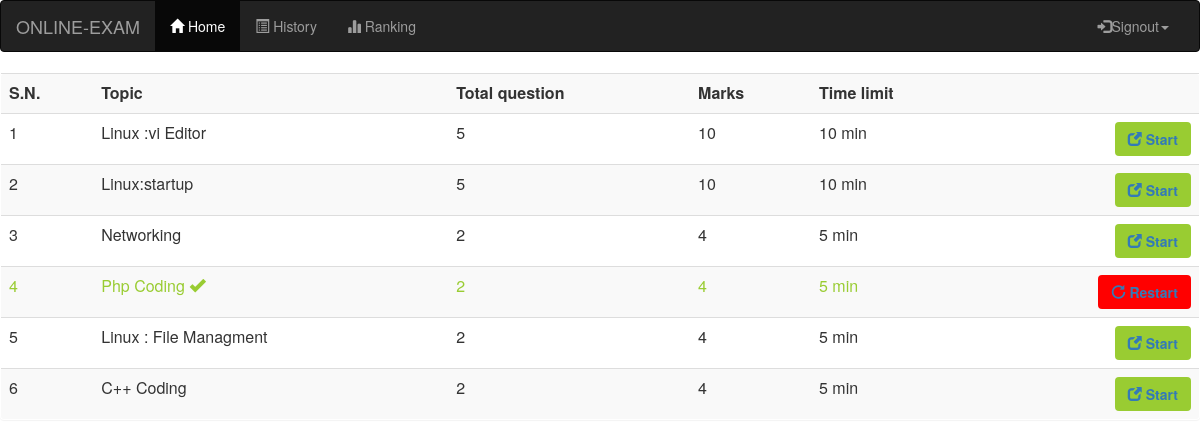
Screenshot of /landingpage.php?q=1 (signed in) with the database file from the repository.
### tables this page shows
CREATE TABLE `quiz` (
  `eid` text NOT NULL,
  `title` varchar(100) NOT NULL,
  `sahi` int(11) NOT NULL,
  `wrong` int(11) NOT NULL,
  `total` int(11) NOT NULL,
  `time` bigint(20) NOT NULL,
  `intro` text NOT NULL,
  `tag` varchar(100) NOT NULL,
  `date` timestamp NOT NULL DEFAULT CURRENT_TIMESTAMP ON UPDATE CURRENT_TIMESTAMP
);

### landingpage.php (the view, shortened to what this page needs)
<html>
<head>
    <link rel="stylesheet" href="https://maxcdn.bootstrapcdn.com/bootstrap/3.3.7/css/bootstrap.min.css">
</head>
<body>
    <?php
    include_once 'config.php';
    if (!(isset($_SESSION['email']))) {
        header("location:index.php");
    } else {
        $email = $_SESSION['email'];
    }
    ?>
    <div class="navbar navbar-inverse">
        <div class="container-fluid">
            <div class="row">
                <div class="col-lg-12">
                    <div class="navbar-header">
                        <a href="#" class="navbar-brand">ONLINE-EXAM</a>
                    </div>
                    <div class="navbar-collapse collapse" id="mobile_menu">
                        <ul class="nav navbar-nav">
                            <li <?php if (@$_GET['q'] == 1) echo 'class="active"'; ?>><a href="landingpage.php?q=1"><span class="glyphicon glyphicon-home" aria-hidden="true"></span>&nbsp;Home<span class="sr-only">(current)</span></a></li>
                            <li <?php if (@$_GET['q'] == 2) echo 'class="active"'; ?>><a href="landingpage.php?q=2"><span class="glyphicon glyphicon-list-alt" aria-hidden="true"></span>&nbsp;History</a></li>
                            <li <?php if (@$_GET['q'] == 3) echo 'class="active"'; ?>><a href="landingpage.php?q=3"><span class="glyphicon glyphicon-stats" aria-hidden="true"></span>&nbsp;Ranking</a></li>
                        </ul>
                        <ul class="nav navbar-nav navbar-right">
                            <li><a href="#" class="dropdown-toggle" data-toggle="dropdown"><span class="glyphicon glyphicon-log-in"></span>Signout<span class="caret"></span></a>
                            </li>
                        </ul>
                    </div>
                </div>
            </div>
        </div>
    </div>
    <?php if (@$_GET['q'] == 1) {
        $result = mysqli_query($con, "SELECT * FROM quiz ORDER BY date DESC") or die('Error');
        echo  '<div class="panel"><div class="table-responsive"><table class="table table-striped title1">
<tr><td><b>S.N.</b></td><td><b>Topic</b></td><td><b>Total question</b></td><td><b>Marks</b></td><td><b>Time limit</b></td><td></td></tr>';
        $c = 1;
        while ($row = mysqli_fetch_array($result)) {
            $title = $row['title'];
            $total = $row['total'];
            $sahi = $row['sahi'];
            $time = $row['time'];
            $eid = $row['eid'];
            $q12 = mysqli_query($con, "SELECT score FROM history WHERE eid='$eid' AND email='$email'") or die('Error98');
            $rowcount = mysqli_num_rows($q12);
            if ($rowcount == 0) {
                echo '<tr><td>' . $c++ . '</td><td>' . $title . '</td><td>' . $total . '</td><td>' . $sahi * $total . '</td><td>' . $time . '&nbsp;min</td>
	<td><b><a href="landingpage.php?q=quiz&step=2&eid=' . $eid . '&n=1&t=' . $total . '" class="pull-right btn sub1" style="margin:0px;background:#99cc32"><span class="glyphicon glyphicon-new-window" aria-hidden="true"></span>&nbsp;<span class="title1"><b>Start</b></span></a></b></td></tr>';
            } else {
                echo '<tr style="color:#99cc32"><td>' . $c++ . '</td><td>' . $title . '&nbsp;<span title="This quiz is already solve by you" class="glyphicon glyphicon-ok" aria-hidden="true"></span></td><td>' . $total . '</td><td>' . $sahi * $total . '</td><td>' . $time . '&nbsp;min</td>
	<td><b><a href="update.php?q=quizre&step=25&eid=' . $eid . '&n=1&t=' . $total . '" class="pull-right btn sub1" style="margin:0px;background:red"><span class="glyphicon glyphicon-repeat" aria-hidden="true"></span>&nbsp;<span class="title1"><b>Restart</b></span></a></b></td></tr>';
            }
        }
        echo '</table></div></div>';
    } ?>
</body>
</html>

### rows the page displays
quiz: title "Linux :vi Editor", total "5", $sahi * $total "10", time "10"
quiz: title "Linux:startup", total "5", $sahi * $total "10", time "10"
quiz: title "Networking", total "2", $sahi * $total "4", time "5"
quiz: title "Php Coding", total "2", $sahi * $total "4", time "5"
quiz: title "Linux : File Managment", total "2", $sahi * $total "4", time "5"
quiz: title "C++ Coding", total "2", $sahi * $total "4", time "5"
